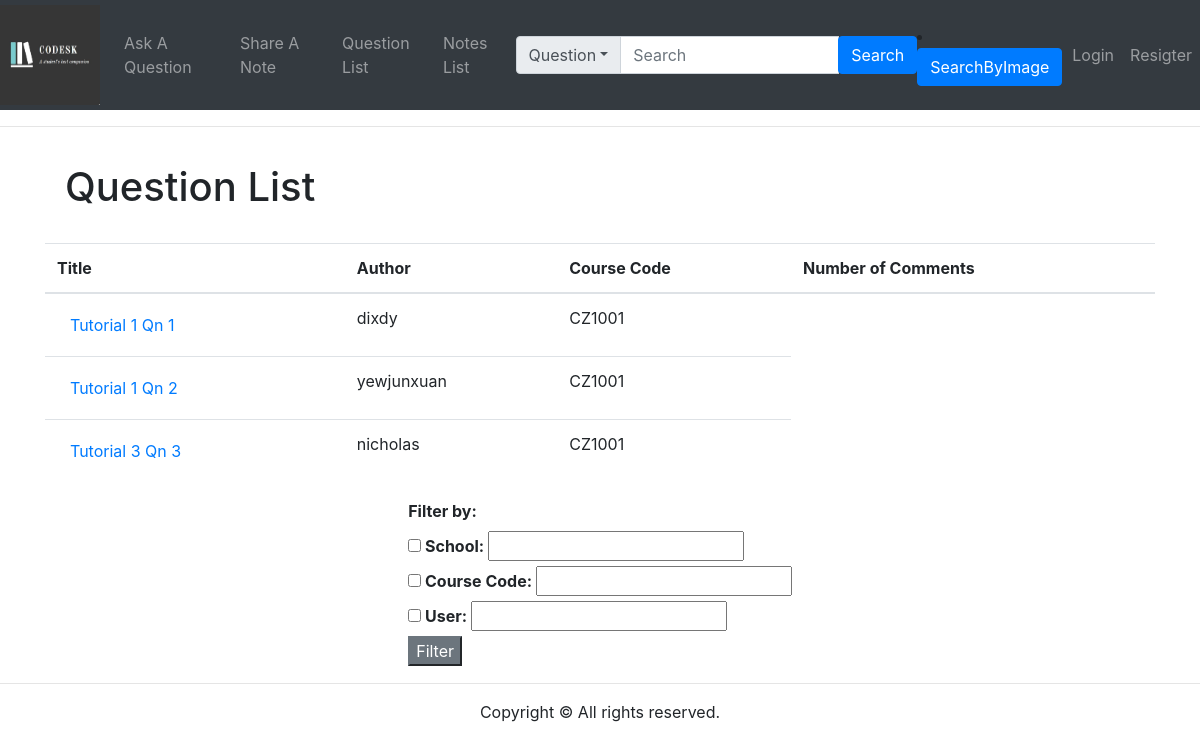
The page /questionlist/ on the database as committed earlier.
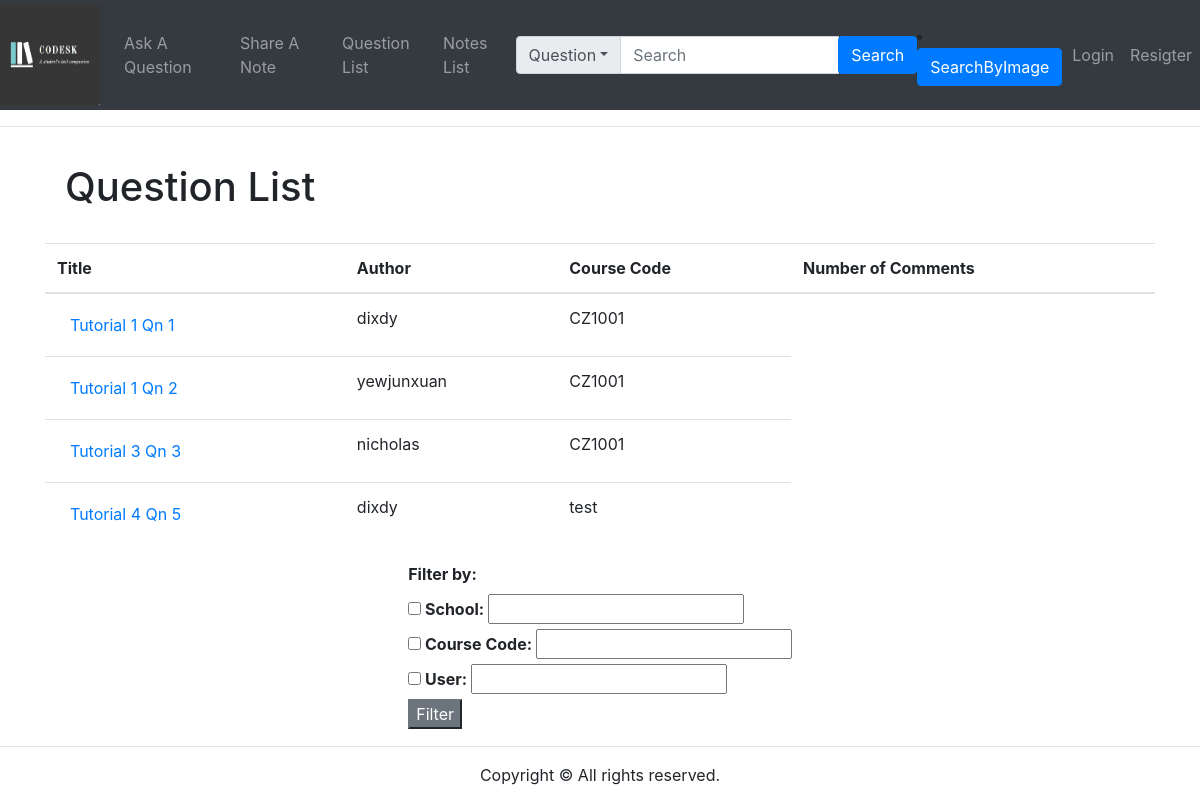
The same page on the database as committed later.
### accounts/models.py (models this page shows)
class Question(models.Model):
    coursecode = models.CharField(default='XXXXXX', max_length=8)
    title = models.TextField()
    content = models.TextField()
    date_posted = models.DateField(default=timezone.now)
    author = models.ForeignKey(User, on_delete=models.CASCADE)
    def __str__(self):
        return self.content

### questions/views.py (the view)
# urls.py: path('questionlist/', views.questionlist , name='questionlist'),
def questionlist(request):
    if request.method == "POST":
        if 'searchword' in request.POST:
            context = search.searchbar(request)
            return render(request, 'results.html', context)
    context = search.allqns(request)
    return render(request, 'questions/questionlist.html',  context)

### API/database.py (called while the page is built)
def allQuestions():
    return q.objects.all()

### API/search.py (called while the page is built)
def allqns(request):
    allqn = allQuestions()
    context = {'question': allqn}
    print(context)
    return context

### templates/questions/questionlist.html (shortened to what this page needs)
{% extends 'base.html' %}
{% block content %}
<div class="container">
    <div class="row">
        <div class="col-lg-12 col-lg-offset-0" style="margin-left:auto; margin-right:auto;">
            <div class="card-body">
                <h1 class="card-title">Question List</h1>
            </div>
            <table class="table" style="margin-left:auto; margin-right:auto;">
                <thead>
                    <tr>
                        <th> Title </th>
                        <th> Author </th>
                        <th> Course Code </th>
                        <th> Number of Comments </th>
                    </tr>
                </thead>
                <tbody>
                    {% for row in question %}
                    <tr>
                        <td>
                            <form  action= "{% url 'thread' %}" method="GET" >
                                <button type="submit" class="btn btn-link" value="{{row.id}}" name = "id" >{{row.title}}</button>
                            </form>
                        </td>
                        <td>
                            {{row.author}}
                        </td>
                        <td>
                            {{row.coursecode}}
                        </td>
                    </tr>
                    {% endfor %}
                </tbody>
            </table>
        </div>
        <div class="col">
            <table style="margin-left:auto; margin-right:auto;">
                <tr>
                    <th>
                        <label> Filter by: </label>
                        <br>
                        <input type="checkbox" id="School">
                        <label>  School: </label>
                        <input type="text" for="School">
                        <br>
                        <input type="checkbox" id="CourseCode">
                        <label>  Course Code: </label>
                        <input type="text" for="CourseCode">
                        <br>
                        <input type="checkbox" id="User">
                        <label>  User: </label>
                        <input type="text" for="User">
                        <br>
                        <button class="btn-secondary" type="submit">Filter</button>
                    </th>
                </tr>
            </table>
        </div>
    </div>
</div>
{% endblock %}

Rows that differ between the two databases and show on the page:
added Question: {{ row.id }} 4 (drawn), title "Tutorial 4 Qn 5", author "dixdy", coursecode "test"
